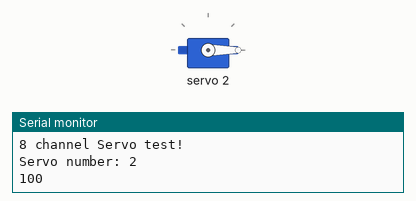
Recording of a sketch running on a simulated Arduino Uno, built with avr-gcc and run on an emulated ATmega328P. Parts: servo, the last lines printed to the serial monitor.

Above: at 0.1 s.
At 6.1 s:
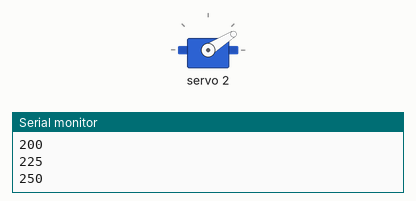
At 12.1 s:
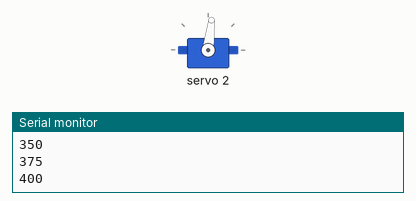
At 24.1 s:
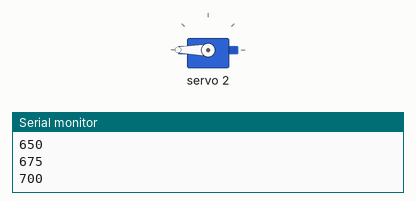
Timing chart, 0 to 40.0 s (numbered marks = the images above):
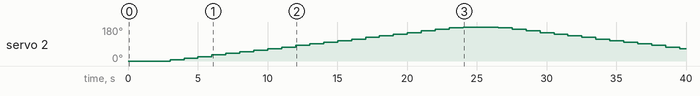

The sketch:

ServoMotorCalibration.ino
```cpp
// (licence header left out)
//@ freq 50
//Servo0 250-300 is deadband. 100-400 is good range int vals[6] = {0, 125, 175, 0, 350, 400}; 1015 makes 6 full rotations, 15ms delay is ok for 1 rotation (it is more, but can't get it slower no matter how low I go on the delay)
//Servo1 150-400. This is all angle based. You request the angle and it goes there. int vals[6] = {250, 125, 175, 250, 350, 400};
//Servo2 100-450 250-325ish deadband int vals[6] = {0, 125, 175, 0, 375, 425};

//@ freq 70
//Servo0 175 - 375, 425 - 625
//Servo1 225 - 390 - 550
//Servo2 175 - 375, 425 - 625
#include <Wire.h>
#include <Adafruit_PWMServoDriver.h>

// called this way, it uses the default address 0x40
Adafruit_PWMServoDriver pwm = Adafruit_PWMServoDriver();
// you can also call it with a different address you want
//Adafruit_PWMServoDriver pwm = Adafruit_PWMServoDriver(0x41);
// you can also call it with a different address and I2C interface
//Adafruit_PWMServoDriver pwm = Adafruit_PWMServoDriver(0x40, Wire);

// Depending on your servo make, the pulse width min and max may vary, you
// want these to be as small/large as possible without hitting the hard stop
// for max range. You'll have to tweak them as necessary to match the servos you
// have!
#define SERVO_MIN  100  // Update this for min pulse length (0 min)
#define SERVO_MAX  700 // Update this for max pulse length (4096 max)
#define STEP_SIZE 25   // Update this to step through SERVO_MIN and SERVO_MAX to determine differences in steps
#define SERVO_FREQ 70  // Update this for a stronger motor (larger values).

// our servo # counter
uint8_t servonum = 2;
uint16_t pulselen = 0;
int vals[1] = {175};
int iter;

void setup() {
  Serial.begin(9600);
  Serial.println("8 channel Servo test!");

  pwm.begin();
  pwm.setOscillatorFrequency(27000000);
  pwm.setPWMFreq(SERVO_FREQ);

  delay(10);
}


void loop() {
  Serial.print("Servo number: ");
  Serial.println(servonum);
  for (uint16_t pulselen = SERVO_MIN; pulselen <= SERVO_MAX; pulselen=pulselen+STEP_SIZE) {
    pwm.setPWM(servonum, 0, pulselen);
    Serial.println(pulselen);
    delay(1000);
  }
  Serial.println("Change Direction");
  delay(500);
  for (uint16_t pulselen = SERVO_MAX; pulselen >= SERVO_MIN; pulselen=pulselen-STEP_SIZE) {
    pwm.setPWM(servonum, 0, pulselen);
    Serial.println(pulselen);
    delay(1000);
  }

}
```

Measured:
- by itself, servo 2: rises from 0° to 180° in 21.0 s, then falls to 66° in 15.5 s
